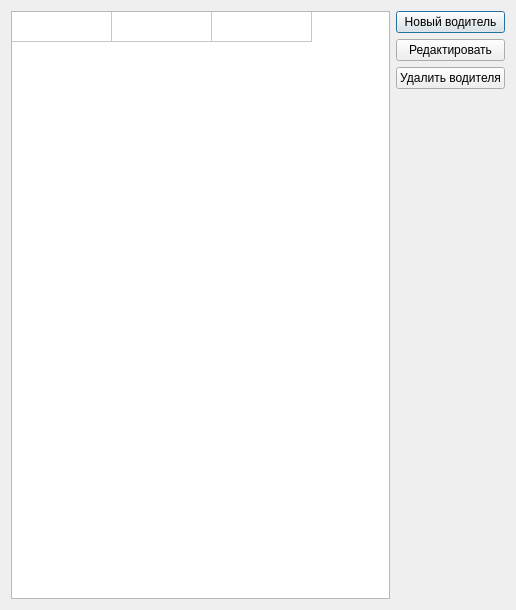
<?xml version="1.0" encoding="UTF-8"?>
<ui version="4.0">
 <class>listDriverForm</class>
 <widget class="QDialog" name="listDriverForm">
  <property name="geometry">
   <rect>
    <x>0</x>
    <y>0</y>
    <width>509</width>
    <height>610</height>
   </rect>
  </property>
  <property name="windowTitle">
   <string>Список водителей</string>
  </property>
  <layout class="QHBoxLayout" name="horizontalLayout">
   <item>
    <widget class="QTableWidget" name="tableDriver">
     <property name="minimumSize">
      <size>
       <width>379</width>
       <height>0</height>
      </size>
     </property>
     <property name="sizeAdjustPolicy">
      <enum>QAbstractScrollArea::AdjustToContents</enum>
     </property>
     <attribute name="horizontalHeaderVisible">
      <bool>false</bool>
     </attribute>
     <attribute name="horizontalHeaderDefaultSectionSize">
      <number>100</number>
     </attribute>
     <attribute name="horizontalHeaderHighlightSections">
      <bool>true</bool>
     </attribute>
     <attribute name="verticalHeaderVisible">
      <bool>false</bool>
     </attribute>
     <row>
      <property name="text">
       <string>1</string>
      </property>
     </row>
     <column>
      <property name="text">
       <string>№</string>
      </property>
     </column>
     <column>
      <property name="text">
       <string>ФИО водителя</string>
      </property>
     </column>
     <column>
      <property name="text">
       <string>Дата рождения</string>
      </property>
     </column>
    </widget>
   </item>
   <item>
    <layout class="QVBoxLayout" name="verticalLayout">
     <item>
      <widget class="QPushButton" name="newDriver">
       <property name="text">
        <string>Новый водитель</string>
       </property>
      </widget>
     </item>
     <item>
      <widget class="QPushButton" name="editDriver">
       <property name="text">
        <string>Редактировать</string>
       </property>
      </widget>
     </item>
     <item>
      <widget class="QPushButton" name="deleteDriver">
       <property name="text">
        <string>Удалить водителя</string>
       </property>
      </widget>
     </item>
     <item>
      <spacer name="verticalSpacer">
       <property name="orientation">
        <enum>Qt::Vertical</enum>
       </property>
       <property name="sizeHint" stdset="0">
        <size>
         <width>20</width>
         <height>40</height>
        </size>
       </property>
      </spacer>
     </item>
    </layout>
   </item>
  </layout>
 </widget>
 <resources/>
 <connections/>
</ui>
